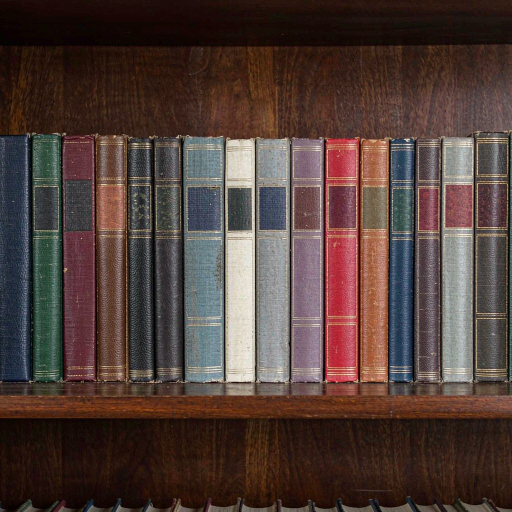
//> input picture 底层算法演示/特征点检测/assets/books.png, 1024 x 1024 px (shown at 1/2 size)
$ ./keypoint_detection -i=../assets/books.png   (built with g++ and OpenCV 4)
//> lines starting //> are read from the running program, lines starting //| are printed output that depends on the picture
/**
 * @file    keypoint_detection.cpp
 * @brief   特征点检测演示：ORB / SIFT / FAST 三种检测器的数量与耗时对比。
 * @details 流程：创建检测器 -> 检测关键点 -> 绘制关键点 -> 对比算法性能。
 * @note    依赖：OpenCV 4.x（core / features2d / imgproc / imgcodecs / highgui）
 *          FAST 只做检测、不做尺度与方向，数量最多但对尺度/旋转不具不变性；
 *          ORB = FAST + 方向 + 描述子，SIFT 有多尺度空间，数量与耗时都更高。
 */

#include <algorithm>
#include <chrono>
#include <iomanip>
#include <iostream>
#include <string>
#include <vector>

#include <opencv2/opencv.hpp>
#include <opencv2/core/utils/filesystem.hpp>

namespace {

const int kPanelWidth = 480;
const int kPanelHeight = 360;
const int kTitleHeight = 30;

/** @brief 在若干候选位置中查找素材，便于从不同工作目录运行。 */
std::string locateAsset(const std::string& fileName)
{
    const std::vector<std::string> candidates = {
        "../../assets/" + fileName, "../assets/" + fileName, "assets/" + fileName};
    for (const auto& path : candidates) {
        if (cv::utils::fs::exists(path)) {
            return path;
        }
    }
    return candidates.front();
}

/** @brief 由素材路径推导输出目录：<demo>/assets/x.png -> <demo>/output。 */
std::string outputDirFor(const std::string& inputPath)
{
    std::string dir = inputPath;
    const size_t slash = dir.find_last_of("/\\");
    dir = (slash == std::string::npos) ? "." : dir.substr(0, slash);
    const size_t slash2 = dir.find_last_of("/\\");
    const std::string leaf = (slash2 == std::string::npos) ? dir : dir.substr(slash2 + 1);
    if (leaf == "assets") {
        dir = (slash2 == std::string::npos) ? "." : dir.substr(0, slash2);
    }
    return dir + "/output";
}

/** @brief 等比缩放并居中留白到固定面板。 */
cv::Mat fitPanel(const cv::Mat& image, const std::string& title)
{
    cv::Mat bgr;
    if (image.channels() == 1) {
        cv::cvtColor(image, bgr, cv::COLOR_GRAY2BGR);
    } else {
        bgr = image;
    }
    const double scale =
        std::min(kPanelWidth / static_cast<double>(bgr.cols),
                 kPanelHeight / static_cast<double>(bgr.rows));
    cv::Mat scaled;
    cv::resize(bgr, scaled, cv::Size(), scale, scale, cv::INTER_AREA);
    cv::Mat panel(kPanelHeight + kTitleHeight, kPanelWidth, CV_8UC3, cv::Scalar(255, 255, 255));
    const int x = (kPanelWidth - scaled.cols) / 2;
    const int y = kTitleHeight + (kPanelHeight - scaled.rows) / 2;
    scaled.copyTo(panel(cv::Rect(x, y, scaled.cols, scaled.rows)));
    cv::putText(panel, title, cv::Point(8, 21), cv::FONT_HERSHEY_SIMPLEX, 0.5,
                cv::Scalar(0, 0, 0), 1, cv::LINE_AA);
    return panel;
}

/** @brief 按列数拼接等尺寸面板。 */
cv::Mat montage(const std::vector<cv::Mat>& panels, int cols)
{
    const int rows = static_cast<int>((panels.size() + cols - 1) / cols);
    cv::Mat canvas(rows * panels[0].rows, cols * panels[0].cols, CV_8UC3, cv::Scalar(255, 255, 255));
    for (size_t i = 0; i < panels.size(); ++i) {
        const int r = static_cast<int>(i) / cols;
        const int c = static_cast<int>(i) % cols;
        panels[i].copyTo(canvas(cv::Rect(c * panels[i].cols, r * panels[i].rows,
                                         panels[i].cols, panels[i].rows)));
    }
    return canvas;
}

/**
 * @brief  运行一个检测器并计时。
 * @param  detector   检测器对象。
 * @param  gray       灰度图。
 * @param  keypoints  输出：关键点。
 * @return 耗时（毫秒）。
 */
double runDetector(const cv::Ptr<cv::Feature2D>& detector, const cv::Mat& gray,
                   std::vector<cv::KeyPoint>& keypoints)
{
    const auto start = std::chrono::steady_clock::now();
    detector->detect(gray, keypoints);
    const auto end = std::chrono::steady_clock::now();
    return std::chrono::duration<double, std::milli>(end - start).count();
}

}  // namespace

/**
 * @brief  主流程：三种检测器对比与可视化。
 * @param  argc 参数个数。
 * @param  argv 参数列表。
 * @return 0 表示成功，非 0 表示失败。
 */
int main(int argc, char** argv)
{
    const cv::String keys =
        "{help h usage ? |      | 打印帮助信息 }"
        "{i input        |      | 输入图像路径，缺省读取 assets/books.png }"
        "{o output       |      | 输出图像路径，缺省写入 <目录>/output/keypoint_detection.png }"
        "{n maxFeatures  | 1000 | 各检测器的特征点上限 }"
        "{d display      | 0    | 是否弹窗显示 (1=显示, 0=不显示) }";

    cv::CommandLineParser parser(argc, argv, keys);
    parser.about("特征点检测演示: ORB / SIFT / FAST 对比\n参数请使用 --key=value 形式");
    if (parser.has("help")) {
        parser.printMessage();
        return 0;
    }
    if (!parser.check()) {
        parser.printErrors();
        parser.printMessage();
        return -1;
    }

    std::string inputPath = parser.get<std::string>("input");
    if (inputPath.empty()) {
        inputPath = locateAsset("books.png");
    }
    const cv::Mat src = cv::imread(inputPath, cv::IMREAD_COLOR);
//> src is the input picture: 1024 rows x 1024 cols, CV_8UC3; mean B, G, R 56.2, 61.5, 80.1
    if (src.empty()) {
        std::cerr << "无法读取图像: " << inputPath << std::endl;
        return -1;
    }
    cv::Mat gray;
    cv::cvtColor(src, gray, cv::COLOR_BGR2GRAY);
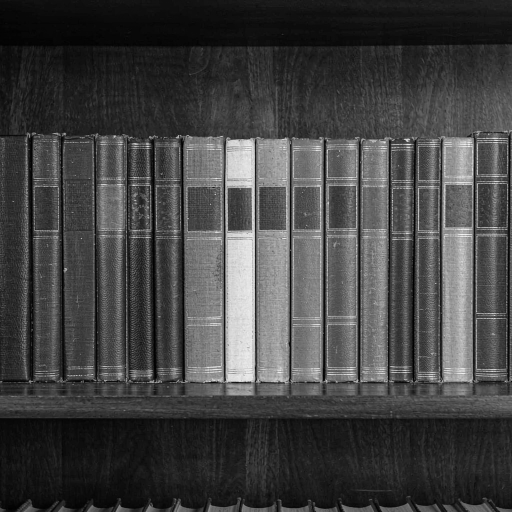
//> gray: 1024 rows x 1024 cols, CV_8UC1 (shown at 1/2 size); min 0, max 255, mean 66.4

    // 步骤 1：创建检测器。
    const int maxFeatures = std::max(50, parser.get<int>("maxFeatures"));
    const cv::Ptr<cv::ORB> orb = cv::ORB::create(maxFeatures);
    const cv::Ptr<cv::SIFT> sift = cv::SIFT::create(maxFeatures);
    // FAST 没有数量上限，阈值越低点越多。
    const cv::Ptr<cv::FastFeatureDetector> fast =
        cv::FastFeatureDetector::create(20, true, cv::FastFeatureDetector::TYPE_9_16);

    // 步骤 2~3：检测并绘制。
    struct Result {
        std::string name;
        std::vector<cv::KeyPoint> keypoints;
        double milliseconds;
        cv::Mat view;
    };
    std::vector<Result> results;

    auto add = [&](const std::string& name, const cv::Ptr<cv::Feature2D>& detector,
                   const cv::Scalar& color) {
        Result r;
        r.name = name;
        r.milliseconds = runDetector(detector, gray, r.keypoints);
        r.view = src.clone();
        cv::drawKeypoints(src, r.keypoints, r.view, color, cv::DrawMatchesFlags::DRAW_RICH_KEYPOINTS);
        results.push_back(r);
    };
//> results = 0 items
    add("ORB", orb, cv::Scalar(0, 255, 0));
//> in runDetector, `detector->detect(gray, keypoints);`: keypoints = 1000 keypoints; strongest (x, y, size): (956, 452, 31), (954, 454, 31), (310, 762, 31), (954, 472, 31)
    add("SIFT", sift, cv::Scalar(0, 200, 255));
//> in runDetector (call 2), `detector->detect(gray, keypoints);`: keypoints = 1000 keypoints; strongest (x, y, size): (450, 759, 2.8), (814, 280, 4.8), (229, 273, 3.2), (810, 278, 2)
    add("FAST", fast, cv::Scalar(255, 0, 255));
//> in runDetector (call 3), `detector->detect(gray, keypoints);`: keypoints = 11254 keypoints; strongest (x, y, size): (782, 733, 7), (871, 566, 7), (784, 295, 7), (376, 437, 7)

    // 步骤 4：对比算法性能。
    std::cout << "输入: " << inputPath << " (" << src.cols << "x" << src.rows << ")\n";
//| 输入: ../assets/books.png (1024x1024)
    std::cout << std::left << std::setw(10) << "detector" << std::setw(14) << "keypoints"
              << "time(ms)\n";
    for (const auto& r : results) {
        std::cout << std::left << std::setw(8) << r.name << std::setw(12) << r.keypoints.size()
                  << std::fixed << std::setprecision(2) << r.milliseconds << "\n";
    }
//> this loop made 3 passes
//| ORB     1000        11.79
//| SIFT    1000        343.15
//| FAST    11254       3.15

    std::vector<cv::Mat> panels;
    panels.push_back(fitPanel(gray, "gray input"));
//> in fitPanel, `cv::putText(panel, title, cv::Point(8, 21), cv::FONT_HERSHEY_SIMPLEX, ..`:
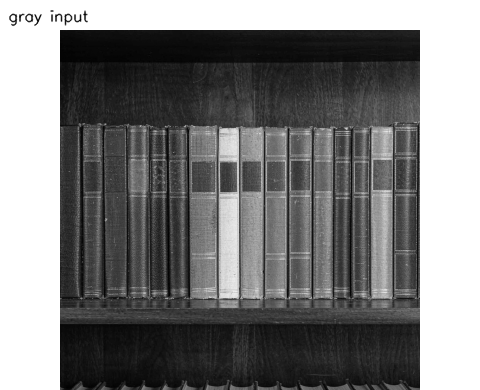
//> panel: 390 rows x 480 cols, CV_8UC3; min 1, max 255, mean 124.2
    for (const auto& r : results) {
        panels.push_back(fitPanel(r.view, r.name + ": " + std::to_string(r.keypoints.size())));
    }
//> this loop made 3 passes
//> pass 1, in fitPanel (call 2), `bgr = image;`:
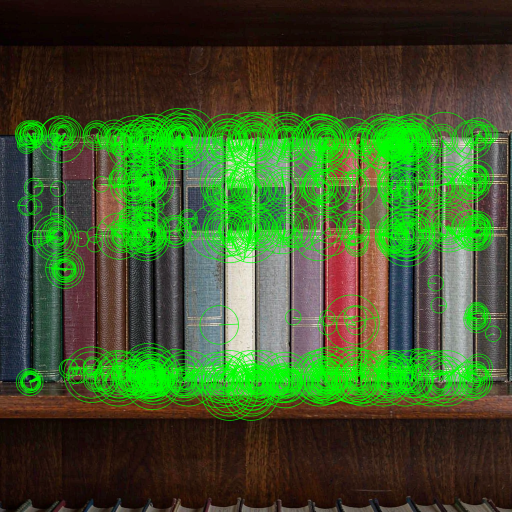
//> bgr: 1024 rows x 1024 cols, CV_8UC3 (shown at 1/2 size); mean B, G, R 42.7, 87.5, 62.6
//> pass 1, in fitPanel (call 2), `cv::resize(bgr, scaled, cv::Size(), scale, scale, cv::INTER_AREA);`:
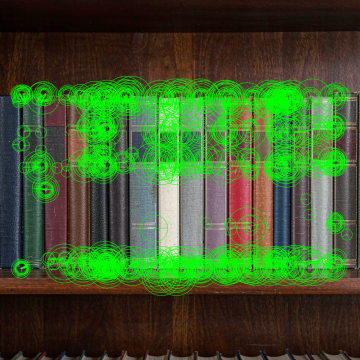
//> scaled: 360 rows x 360 cols, CV_8UC3; mean B, G, R 42.7, 87.5, 62.6
//> pass 1, in fitPanel (call 2), `cv::putText(panel, title, cv::Point(8, 21), cv::FONT_HERSHEY_SIMPLEX, ..`:
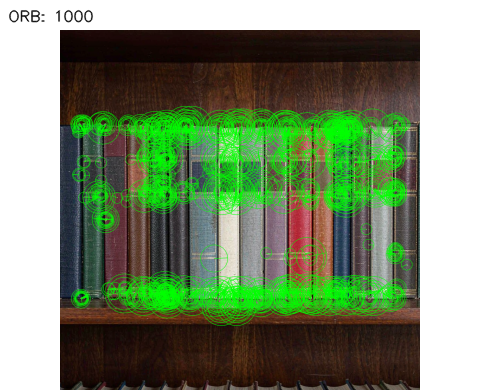
//> panel: 390 rows x 480 cols, CV_8UC3; mean B, G, R 107.7, 138.6, 121.5
//> pass 2, in fitPanel (call 3), `bgr = image;`:
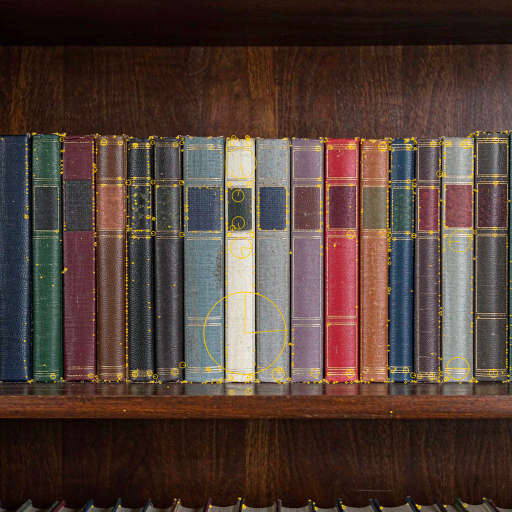
//> bgr: 1024 rows x 1024 cols, CV_8UC3 (shown at 1/2 size); mean B, G, R 54.6, 62.5, 81.6
    const cv::Mat result = montage(panels, 2);
//> in montage, `const int rows = static_cast<int>((panels.size() + cols - 1) / cols);`: rows = 2
//> in montage, `cv::Mat canvas(rows * panels[0].rows, cols * panels[0].cols, CV_8UC3, ..`: canvas: 780 rows x 960 cols, CV_8UC3; every value is 255
//> the loop in montage, `for (size_t i = 0; i < panels.size(); ++i)` made 4 passes
//> after the loop in montage, `for (size_t i = 0; i < panels.size(); ++i)`:
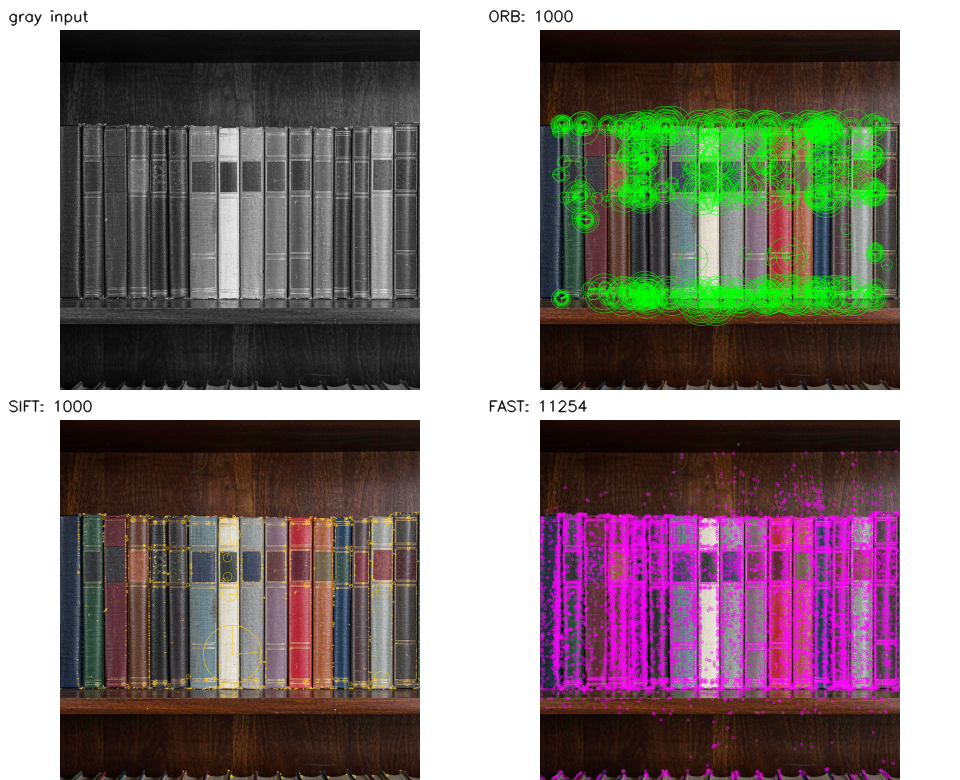
//> canvas: 780 rows x 960 cols, CV_8UC3; mean B, G, R 122.3, 123, 133.8

    std::string outputPath = parser.get<std::string>("output");
    if (outputPath.empty()) {
        const std::string outDir = outputDirFor(inputPath);
        cv::utils::fs::createDirectories(outDir);
        outputPath = outDir + "/keypoint_detection.png";
    }
    if (!cv::imwrite(outputPath, result)) {
        std::cerr << "无法写入输出图像: " << outputPath << std::endl;
        return -1;
    }
    std::cout << "结果已保存至 " << outputPath << std::endl;

    if (parser.get<int>("display") != 0) {
        cv::imshow("keypoint detection", result);
        cv::waitKey(0);
    }
    return 0;
}
